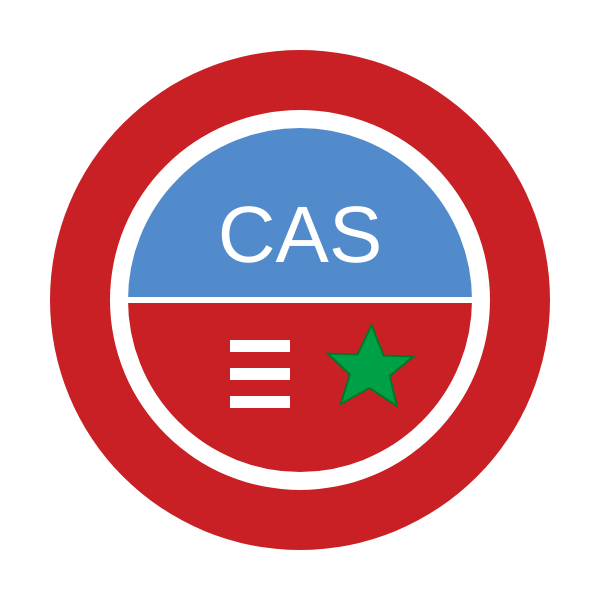
Frame 1 (no input)
Frame 2 (the mouse pressed at the canvas centre, redrawn once): identical to frame 1, image omitted

The p5.js sketch that drew this single still picture (run headless with seeded random() and noise() and a simulated clock; the mouse was pressed at the canvas centre and the sketch redrawn once):

// p5.js sketch
// ── sketch.js
function setup() {
  createCanvas(600, 600);
  noLoop();
}

function draw() {
  background(255);

  noStroke();
  fill(200, 32, 36); // red
  ellipse(300, 300, 500, 500);

  fill(255); // white
  ellipse(300, 300, 380, 380);

  stroke(255); // white
  strokeWeight(6);
  fill(82, 139, 204); // blue
  arc(300, 300, 350, 350, PI, 0, PIE);
  fill(200, 32, 36); // red
  arc(300, 300, 350, 350, 0, PI, PIE);
  noStroke();

  noFill();
  stroke(255); // white
  strokeWeight(4);
  ellipse(300, 300, 350, 350);
  noStroke();

  fill(255); // white
  textAlign(CENTER, CENTER);
  textSize(80);
  textFont('Arial');
  text('CAS', 300, 240);

  let barW = 60, barH = 12, barGap = 16;
  fill(255); // white
  for (let i = 0; i < 3; i += 1) {
    rect(230, 340 + i * (barH + barGap), barW, barH, 0);
  }

  push();
  translate(370, 370);
  rotate(radians(2)); // rotate star 
  fill(0, 160, 70); // green
  stroke(0, 120, 40); // dark green
  strokeWeight(2);
  star(); // No x, y arguments needed anymore
  pop();
}

function star() {
  beginShape();
  vertex(0, -45);    // top
  vertex(13, -15); // right upper
  vertex(43, -15); // right outer
  vertex(20, 5);  // right lower
  vertex(28, 35); // right bottom
  vertex(0, 18);      // bottom
  vertex(-28, 35); // left bottom
  vertex(-20, 5);  // left lower
  vertex(-43, -15); // left outer
  vertex(-13, -15); // left upper
  endShape(CLOSE);
}
